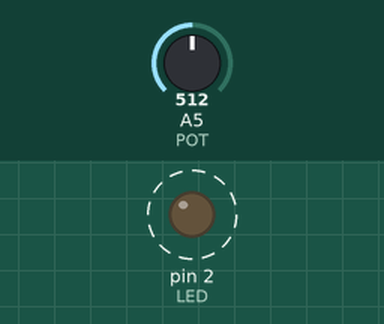
This sketch was run on a simulated Arduino Uno, built with avr-gcc and run on an emulated ATmega328P. Parts: output pins drawn as LEDs (lit = HIGH). Dashed ring = blinking. The inputs (shaded band) are chosen by the test bench; at power-on: A5 (POT) = 512.

Above: at 1.8 s.
1.9 s: A5 (POT) set to 0
At 2.4 s:
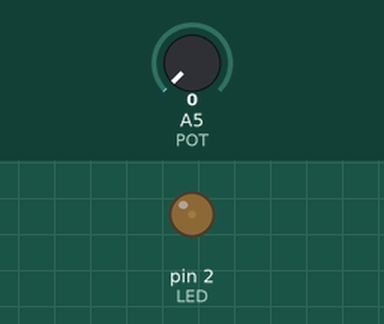
3.6 s: A5 (POT) set to 122
At 3.9 s:
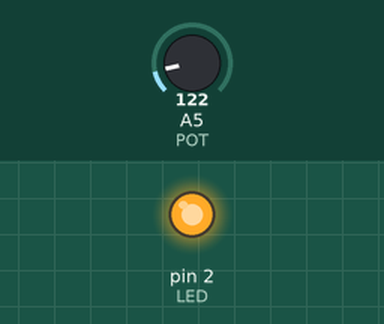
Timing chart, 0 to 13.1 s (numbered marks = the images above; inputs shaded):
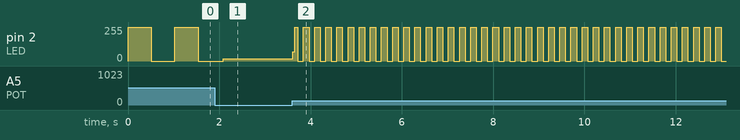

Measured:
- after the input at 3.6 s, pin 2 (LED): 16/255 → 69/255 at once, then moves between 0/255 and 255/255, repeating every 0.24 s
- by itself, pin 2 (LED): alternates 255/255 for 0.51 s and 0/255 for 0.51 s

The sketch:

sketch_oct16a.ino
```cpp
#define LED 2 // Digital Input for the D2 Pin
#define POT A5 // Analog Input for the A5 Pin


void setup() {
  // put your setup code here, to run once:
  pinMode(LED, OUTPUT);
  pinMode(POT, INPUT);

  Serial.begin(9600);

}

void loop() {
  // put your main code here, to run repeatedly:
  double value = analogRead(POT);

  digitalWrite(LED, HIGH);
  delay(value);
  digitalWrite(LED, LOW);
  delay(value);

}
```
